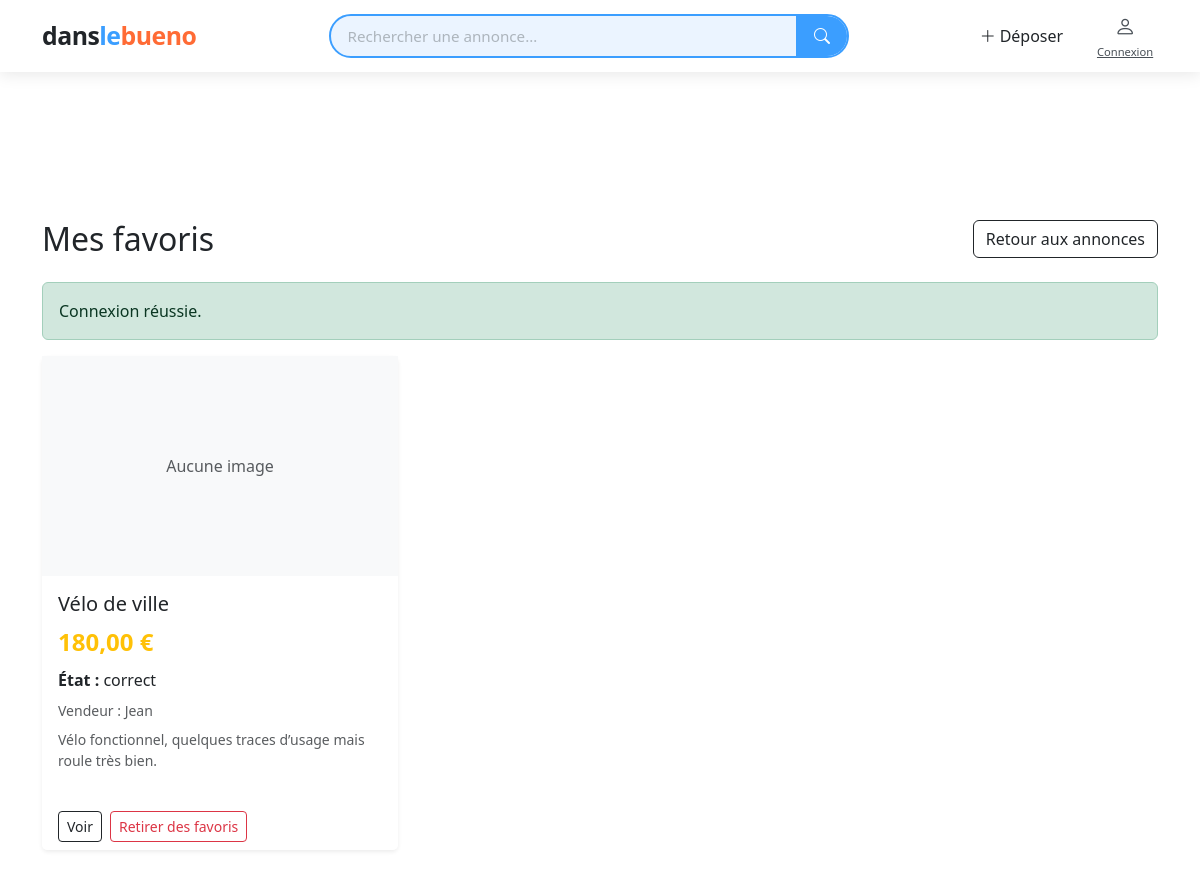
The page /mes-favoris.php (signed in) on the database its author committed.
### tables this page shows
CREATE TABLE annonces (
    id INT AUTO_INCREMENT PRIMARY KEY,
    user_id INT NOT NULL,
    titre VARCHAR(120) NOT NULL,
    prix DECIMAL(10,2) NOT NULL,
    etat ENUM('neuf', 'bon', 'correct') NOT NULL DEFAULT 'bon',
    description TEXT NOT NULL,
    image VARCHAR(255) DEFAULT NULL,
    created_at DATETIME NOT NULL DEFAULT CURRENT_TIMESTAMP,
    CONSTRAINT fk_annonces_user FOREIGN KEY (user_id) REFERENCES users(id) ON DELETE CASCADE
);

CREATE TABLE users (
    id INT AUTO_INCREMENT PRIMARY KEY,
    pseudo VARCHAR(60) NOT NULL,
    nom VARCHAR(80) DEFAULT NULL,
    email VARCHAR(190) NOT NULL UNIQUE,
    password VARCHAR(255) NOT NULL,
    role ENUM('user', 'admin') NOT NULL DEFAULT 'user',
    actif TINYINT(1) NOT NULL DEFAULT 1,
    created_at DATETIME NOT NULL DEFAULT CURRENT_TIMESTAMP
);

### mes-favoris.php (the view, shortened to what this page needs)
<?php
require_once __DIR__ . '/includes/bootstrap.php';
$userId = (int) $_SESSION['user_id'];
$stmt = $pdo->prepare("
    SELECT
        a.id,
        a.titre,
        a.prix,
        a.etat,
        a.description,
        a.image,
        a.created_at,
        u.pseudo
    FROM favoris f
    INNER JOIN annonces a ON a.id = f.annonce_id
    INNER JOIN users u ON u.id = a.user_id
    WHERE f.user_id = ?
    ORDER BY a.id DESC
");
$stmt->execute([$userId]);
$favoris = $stmt->fetchAll();
?>
<!DOCTYPE html>
<html lang="fr">
<head>
    <link rel="stylesheet" href="style.css">
    <link rel="stylesheet" href="https://cdn.jsdelivr.net/npm/bootstrap@5.3.3/dist/css/bootstrap.min.css">
    <link rel="stylesheet" href="https://cdn.jsdelivr.net/npm/bootstrap-icons@1.11.3/font/bootstrap-icons.min.css">
</head>
<body>
<?php include __DIR__ . '/includes/navbar.php'; ?>
<div class="container py-5" style="margin-top:100px;">
    <div class="d-flex justify-content-between align-items-center mb-4 flex-wrap gap-2">
        <h1 class="h2 mb-0">Mes favoris</h1>
        <a href="index.php" class="btn btn-outline-dark">Retour aux annonces</a>
    </div>
    <?php if (!empty($_SESSION['flash_success'])): ?>
        <div class="alert alert-success">
            <?= htmlspecialchars($_SESSION['flash_success']) ?>
        </div>
    <?php endif; ?>
    <?php if (!$favoris): ?>
        <div class="alert alert-info">Vous n’avez encore aucun favori.</div>
    <?php else: ?>
        <div class="row g-4">
            <?php foreach ($favoris as $annonce): ?>
                <div class="col-12 col-md-6 col-lg-4">
                    <div class="card h-100 shadow-sm border-0">
                        <?php if (!empty($annonce['image'])): ?>
                            <img
                                src="uploads/<?= htmlspecialchars($annonce['image']) ?>"
                                class="card-img-top"
                                alt="Image annonce"
                                style="height:220px; object-fit:cover;"
                            >
                        <?php else: ?>
                            <div class="bg-light d-flex align-items-center justify-content-center" style="height:220px;">
                                <span class="text-muted">Aucune image</span>
                            </div>
                        <?php endif; ?>
                        <div class="card-body">
                            <h2 class="h5"><?= htmlspecialchars($annonce['titre']) ?></h2>
                            <p class="fw-bold text-warning fs-4 mb-2">
                                <?= number_format((float)$annonce['prix'], 2, ',', ' ') ?> €
                            </p>
                            <p class="mb-2"><strong>État :</strong> <?= htmlspecialchars($annonce['etat']) ?></p>
                            <p class="small text-muted mb-2">
                                Vendeur : <?= htmlspecialchars($annonce['pseudo'] ?? 'Utilisateur') ?>
                            </p>
                            <p class="text-muted small">
                                <?= htmlspecialchars(substr((string)($annonce['description'] ?? ''), 0, 110)) ?>
                            </p>
                        </div>
                        <div class="card-footer bg-white border-0 d-flex gap-2 flex-wrap">
                            <a href="detail-annonce.php?id=<?= (int)$annonce['id'] ?>" class="btn btn-outline-dark btn-sm">
                                Voir
                            </a>
                            <a href="toggle-favori.php?id=<?= (int)$annonce['id'] ?>&redirect=mes-favoris.php"
                               class="btn btn-outline-danger btn-sm">
                                Retirer des favoris
                            </a>
                        </div>
                    </div>
                </div>
            <?php endforeach; ?>
        </div>
    <?php endif; ?>
</div>
</body>
</html>

### style.css (style rules this page uses)
:root { --color-orange: #FF6B35; --color-orange-dark: #E85A24; --color-orange-light: #FFF0EA; --color-sky: #3B9EFF; --color-sky-dark: #2785E0; --color-sky-light: #EBF4FF; --color-neutral-50: #F8F9FA; --color-neutral-100: #F1F3F5; --color-neutral-200: #E9ECEF; --color-neutral-500: #ADB5BD; --color-neutral-700: #495057; --color-neutral-900: #212529; --color-white: #FFFFFF; --color-danger: #DC3545; --color-success: #28A745; --font-display: 'Nunito', 'Segoe UI', sans-serif; --font-body: 'Inter', 'Segoe UI', sans-serif; --radius-sm: 6px; --radius-md: 12px; --radius-lg: 20px; --radius-pill: 999px; --shadow-card: 0 2px 12px rgba(0,0,0,.08); --shadow-card-hover: 0 8px 28px rgba(0,0,0,.14); --shadow-navbar: 0 2px 16px rgba(0,0,0,.10); --transition-fast: 0.18s ease; --transition-base: 0.28s ease; }
*, *::before, *::after { box-sizing: border-box; }
body { font-family: var(--font-body); background: var(--color-neutral-100); color: var(--color-neutral-900); padding-top: 72px; }
h1, h2, h3, h4, h5, h6, .navbar-brand { font-family: var(--font-display); font-weight: 800; }
a { text-decoration: none; color: inherit; }

### rows shown on the page
annonces: shows "Aucune image", titre "Vélo de ville", prix "180,00", etat "correct", user.pseudo "Jean", description "Vélo fonctionnel, quelques traces d’usage mais roule très bien."

### other values the page prints
$_SESSION['flash_success'] "Connexion réussie."
